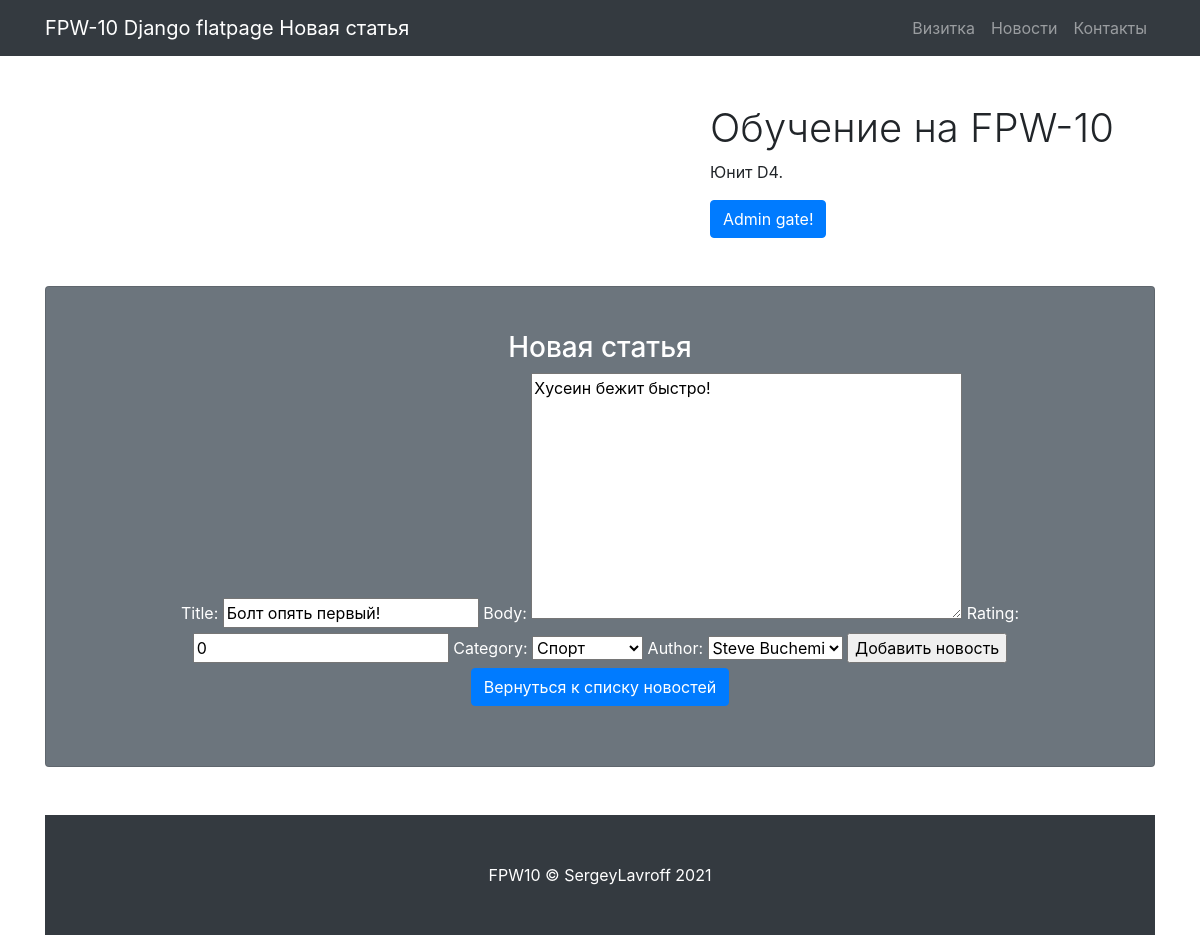
The page /news/1/edit/ (signed in) on the database its author committed.
### news/models.py (models this page shows, shortened)
class News(models.Model):
    title = models.CharField(
        max_length=255,
        unique=True,
    )
    creation_date = models.DateTimeField(auto_now_add=True)
    body = models.TextField()
    rating = models.IntegerField(default = 0)
    category = models.ForeignKey(
        to='Category',
        on_delete=models.CASCADE,
        related_name='news',)
    author = models.ForeignKey(
        to='Author',
        on_delete=models.CASCADE,
        related_name='news',)

### news/views.py (the view)
# urls.py: path('<int:pk>/edit/', ArticleUpdateView.as_view(), name='article_edit'),
class ArticleUpdateView(PermissionRequiredMixin, UpdateView):
    permission_required = ('news.change_news', )
    template_name = 'news/article_add.html'
    form_class = ArticleForm
    def get_object(self, **kwargs):
        id = self.kwargs.get('pk')
        return News.objects.get(pk=id)

### news/forms.py
class ArticleForm(ModelForm):
    class Meta:
        model = News
        fields = '__all__'

### news/models.py (called while the page is built)
    def __str__(self):
        return f'{self.name.title()}'

    def __str__(self):
        return f'{self.name.title()}'

### templates/news/article_add.html (shortened to what this page needs)
{% extends 'flatpages/default.html' %}
{% block title %} Новая статья {% endblock title %}
{% block content %}
<h3>Новая статья</h3>
<form method="POST">
    {{ form }}
    <input type="submit" value="Добавить новость">
</form>
<a class="btn btn-primary" href="/news ">Вернуться к списку новостей</a> <br>
{% endblock content %}

### static/css/small-business.css (style rules this page uses)
body { padding-top: 56px; }

### rows shown on the page
News: title "Болт опять первый!", body "Хусеин бежит быстро!", rating "0", category "Спорт", author "Steve Buchemi"
